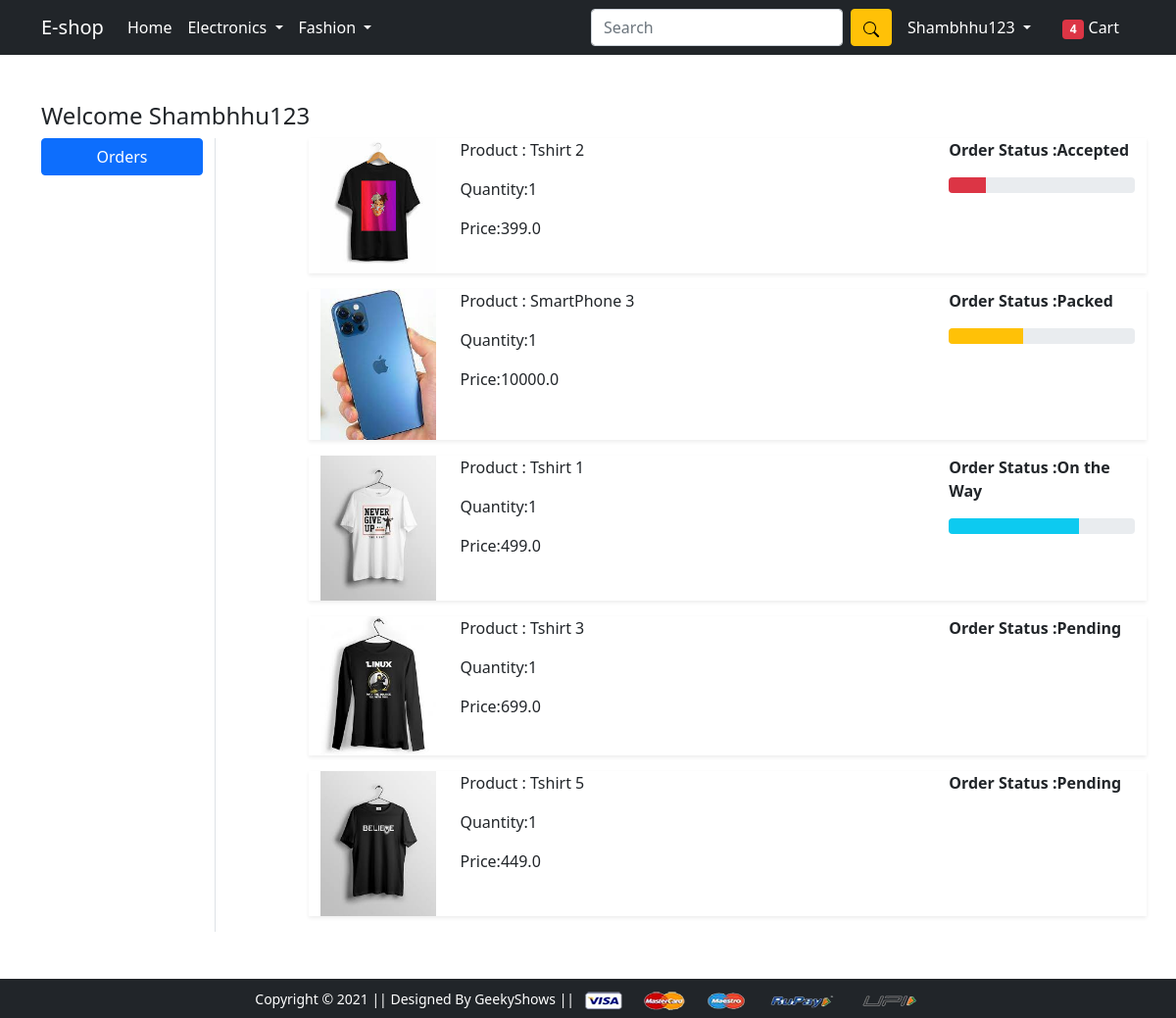
Screenshot of /orders/ (signed in) with the database file from the repository.
### app/models.py (models this page shows, shortened)
class OrderPlace(models.Model):
    user = models.ForeignKey(User,on_delete=models.CASCADE)
    customer = models.ForeignKey(Customer,on_delete=models.CASCADE)
    product = models.ForeignKey(Product,on_delete=models.CASCADE)
    quantity = models.PositiveIntegerField(default=1)
    ordered_date = models.DateField(auto_now_add=True)
    status = models.CharField(choices=STATUS_CHOICES,max_length=50,default="Pending")
    @property
    def total_cost(self):
        return self.quantity * self.product.selling_price

class Product(models.Model):
    title = models.CharField(max_length=100)
    selling_price = models.FloatField()
    discounted_price = models.FloatField()
    description = models.TextField()
    brand = models.CharField(max_length=100)
    category = models.CharField(choices=CATEGORY_CHOICES,max_length=2)
    product_image = models.ImageField(upload_to='productimg')

### app/views.py (the view)
# urls.py: path('orders/', views.orders, name='orders'),
@login_required
def orders(request):
 op = OrderPlace.objects.filter(user=request.user)
 return render(request, 'app/orders.html',{'order_placed':op})

### app/templates/app/orders.html (shortened to what this page needs)
{% extends 'app/base.html' %}
{% load static %}
{% block main-content %}
<div class="container my-5">
 <div class="row">
 <h4>Welcome {{request.user}}</h4>
  <div class="col-sm-2 border-end">
   <ul class="list-unstyled">
    <li class="d-grid"><a href="{% url 'orders' %}" class="btn btn-primary">Orders</a></li>
   </ul>
  </div>
  <div class="col-sm-9 offset-sm-1">
    {% for op in order_placed %}
   <div class="row shadow-sm mb-3">
    <div class="col-sm-2">
        <img src="{{op.product.product_image.url}}" class="img-fluid" height="150" width="150" alt="">
    </div>
    <div class="col-sm-7">
        <p>Product : {{op.product.title}}</p>
        <p>Quantity:{{op.quantity}}</p>
        <p>Price:{{op.total_cost}}</p>
    </div>
    <div class="col-sm-3 fw-bold">
        <p>Order Status :{{op.status}}</p>
        {% if op.status == 'Accepted' %}
        <div class="progress">
            <div class="progress-bar bg-danger" role="progressbar" style="width: 20%;" aria-valuenow="20" aria-valuemin="0"
            aria-valuemax="100">
            </div>
        </div>
        {% endif %}
        {% if op.status == 'Packed' %}
        <div class="progress">
            <div class="progress-bar bg-warning" role="progressbar" style="width: 40%;" aria-valuenow="40" aria-valuemin="0"
            aria-valuemax="100">
            </div>
        </div>
        {% endif %}
        {% if op.status == 'On the Way' %}
        <div class="progress">
            <div class="progress-bar bg-info" role="progressbar" style="width: 70%;" aria-valuenow="70" aria-valuemin="0"
            aria-valuemax="100">
            </div>
        </div>
        {% endif %}
    </div>
   </div>
   {% endfor %}
  </div>
 </div>
</div>
{% endblock main-content %}

### app/templates/app/base.html (shortened to what this page needs)
<!doctype html>
{% load static %}
<html lang="en">
  <head>
    <link href="https://cdn.jsdelivr.net/npm/bootstrap@5.0.0-beta1/dist/css/bootstrap.min.css" rel="stylesheet">
    <link rel="stylesheet" href="{% static 'app/css/owl.carousel.min.css' %}">
    <link rel="stylesheet" href="{% static 'app/css/all.min.css' %}">
    <link rel="stylesheet" href="{% static 'app/css/style.css' %}">
  </head>
  <body>
    <nav class="navbar navbar-expand-lg navbar-dark bg-dark">
     <div class="container">
       <a class="navbar-brand" href="/">E-shop</a>
       <div class="collapse navbar-collapse" id="navbarSupportedContent">
         <ul class="navbar-nav me-auto mb-2 mb-lg-0">
           <li class="nav-item">
             <a class="nav-link active" aria-current="page" href="/">Home</a>
           </li>
           <li class="nav-item dropdown">
             <a class="nav-link dropdown-toggle text-white" href="#" id="electronicsDropdown" role="button" data-bs-toggle="dropdown" aria-expanded="false">
               Electronics
             </a>
           </li>
           <li class="nav-item dropdown">
             <a class="nav-link dropdown-toggle text-white" href="#" id="fashionDropdown" role="button" data-bs-toggle="dropdown" aria-expanded="false">
               Fashion
             </a>
           </li>
         </ul>
         <form class="d-flex">
           <input class="form-control me-2" type="search" placeholder="Search" aria-label="Search">
           <button class="btn btn-warning" type="submit">
           </button>
         </form>
         <div>
          <ul class="navbar-nav me-auto mb-2 mb-lg-0">
            {% if request.user.is_authenticated %}
           <li class="nav-item dropdown mx-2">
              <a class="nav-link dropdown-toggle text-white" href="#" id="profileDropdown" role="button" data-bs-toggle="dropdown" aria-expanded="false">
                {{request.user|title}}
              </a>
            </li>
            <li class="nav-item mx-2">
             <a href="{% url 'showcart' %}" class="nav-link text-white"><span popid="" class="badge bg-danger">4</span> Cart </a>
            </li>
           {%endif%}
          </ul>
         </div>
       </div>
     </div>
    </nav>
    {% block main-content %} {% endblock main-content %}
    <footer class="container-fluid bg-dark text-center p-2 mt-5">
        <small class="text-white">Copyright &copy; 2021 || Designed By GeekyShows || </small>
        <img src="{% static 'app/images/payment.png' %}" alt="" srcset="" class="img-fluid" height="2px">
    </footer>
  </body>
</html>

### rows the page displays
OrderPlace: product.product_image (picture), product "Tshirt 2", quantity "1", total_cost "399.0", status "Accepted"
OrderPlace: product.product_image (picture), product "SmartPhone 3", quantity "1", total_cost "10000.0", status "Packed"
OrderPlace: product.product_image (picture), product "Tshirt 1", quantity "1", total_cost "499.0", status "On the Way"
OrderPlace: product.product_image (picture), product "Tshirt 3", quantity "1", total_cost "699.0", status "Pending"
OrderPlace: product.product_image (picture), product "Tshirt 5", quantity "1", total_cost "449.0", status "Pending"

### other values shown
{{ request.user|title }} "Shambhhu123"
{{ request.user }} "Shambhhu123"
